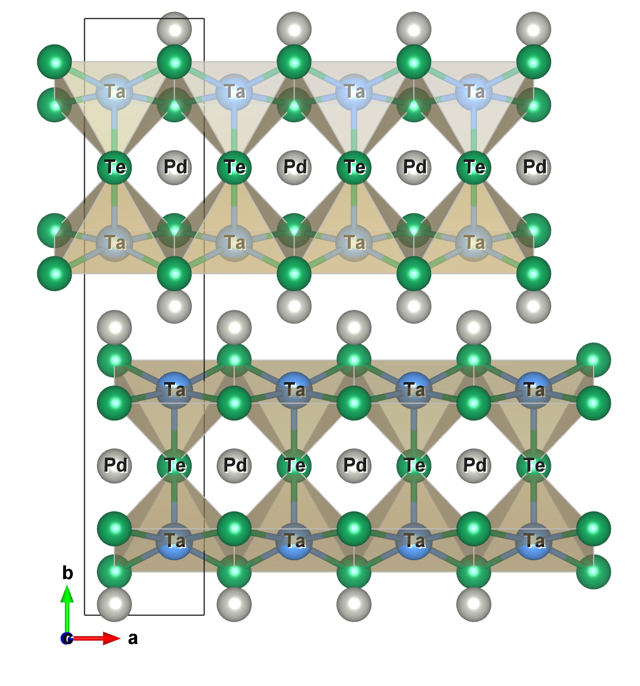
#> input picture data/images/TaPdTe5_monolayer_ab.png, 640 x 686 px
$ python combine_fig2.py
#> lines starting #> are read from the running program, lines starting #| are printed output that depends on the picture; after the words box and inside, x2 and y2 are one past the last pixel; in counts of white or black regions, pixels touching at a corner belong together
from pathlib import Path
ROOT = Path(__file__).resolve().parents[1]
"""Combine the monolayer top view (ab plane) and side view (cb plane) into Fig. 2.
b is vertical in both; the side view is scaled so the two unit-cell boxes have the same
b height (596 vs 598.5 px) and shifted so the box edges, hence the atomic rows, align."""
from PIL import Image, ImageDraw, ImageFont
import numpy as np
def load(f):
    im=Image.open(f).convert('RGBA'); bg=Image.new('RGBA',im.size,(255,255,255,255))
#> in load, im is the input picture: PIL image 640x686 RGBA; mean R, G, B, A 205.3, 214.8, 203.9, 255
#> after `bg = Image.new('RGBA', im.size, (255, 255, 255, 255))`: bg: PIL image 640x686 RGBA; every value is 255
    return Image.alpha_composite(bg,im).convert('RGB')
A=load(ROOT/'data/images/TaPdTe5_monolayer_ab.png'); B=load(ROOT/'data/images/TaPdTe5_monolayer_cb.png')
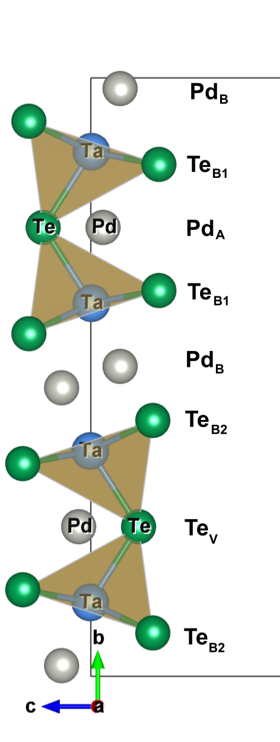
#> input picture data/images/TaPdTe5_monolayer_cb.png, 280 x 742 px
#> in load, im is the input picture: PIL image 280x742 RGBA; mean R, G, B, A 206.7, 211.1, 203.1, 235
#> in load (call 2), `bg = Image.new('RGBA', im.size, (255, 255, 255, 255))`: bg: PIL image 280x742 RGBA; every value is 255
topA,botA=18.0,614.0; topB,botB=77.5,676.0
s=(botA-topA)/(botB-topB)
B2=B.resize((round(B.width*s),round(B.height*s)),Image.LANCZOS)
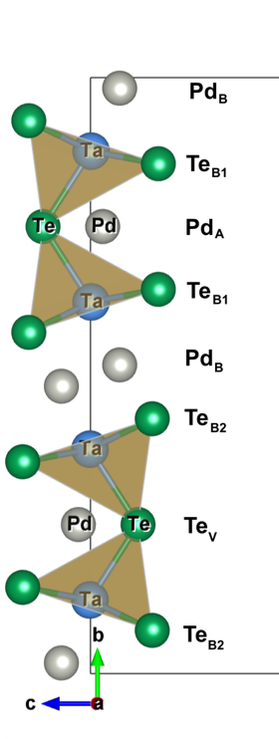
#> B2: PIL image 279x739 RGB; mean R, G, B 225.2, 229.5, 221.6
dy=round(topA-topB*s); gap=50; pad=60
top=min(0,dy); H=max(A.height,B2.height+dy)-top
#> after `H = max(A.height, B2.height + dy) - top`: H = 745
C=Image.new('RGB',(A.width+gap+B2.width,H+pad),'white')
#> C: PIL image 969x805 RGB; every value is 255
C.paste(A,(0,pad-top)); C.paste(B2,(A.width+gap,pad+dy-top))
#> after `C.paste(A, (0, pad - top))`:
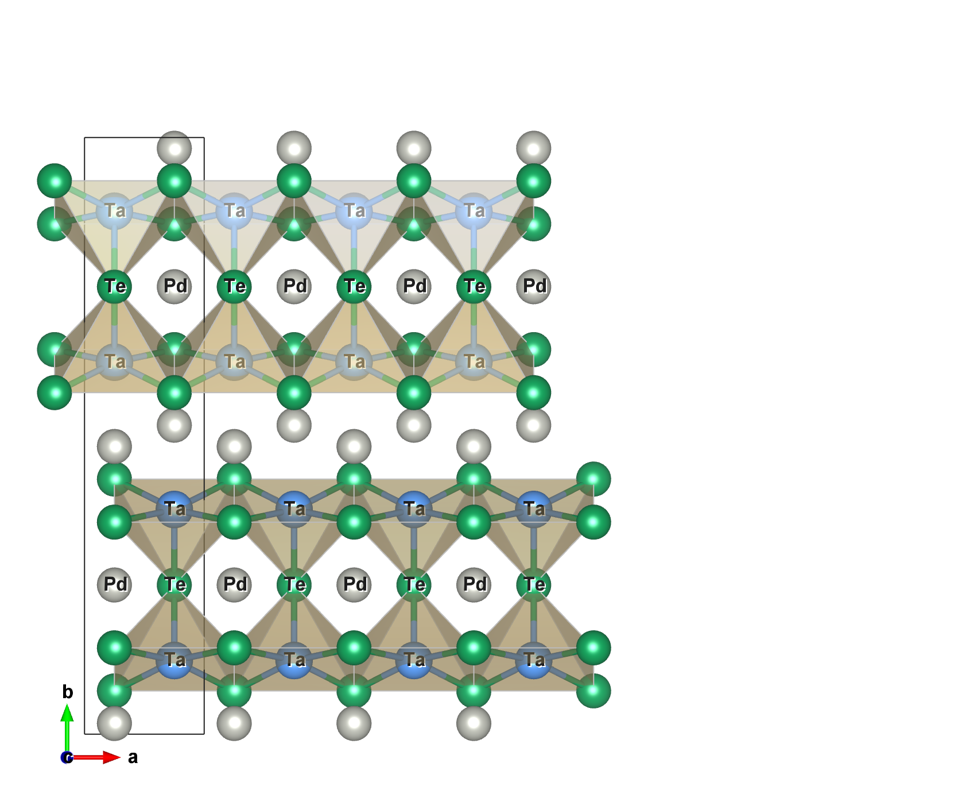
#> C: PIL image 969x805 RGB; mean R, G, B 227, 232.4, 226.2
#> after `C.paste(B2, (A.width + gap, pad + dy - top))`:
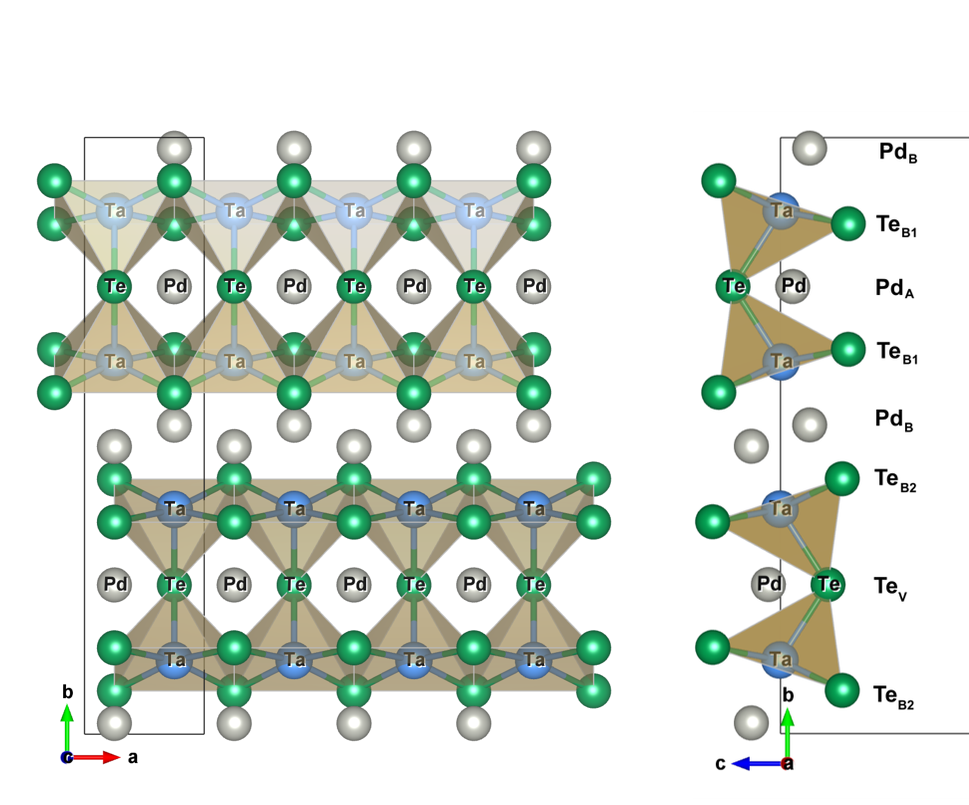
#> C: PIL image 969x805 RGB; mean R, G, B 219.2, 225.6, 217.4
d=ImageDraw.Draw(C)
try: f=ImageFont.truetype('/usr/share/fonts/truetype/crosextra/Carlito-Regular.ttf',40)
except: f=None
ly=pad-top-45; d.text((10,ly),'(a)',fill='black',font=f); d.text((A.width+gap+10,ly),'(b)',fill='black',font=f)
a=np.array(C.convert('L'))<245; ys=np.where(a.any(1))[0]; xs=np.where(a.any(0))[0]
#> after `a = np.array(C.convert('L')) < 245`:
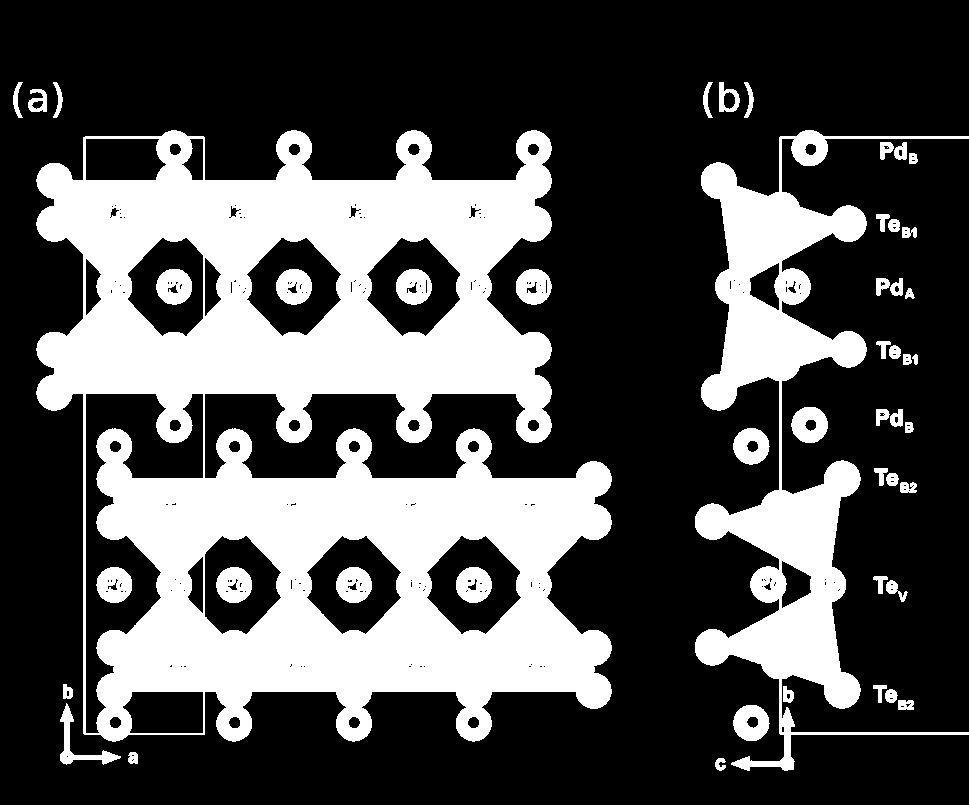
#> a: shape (805, 969) bool; 31.4% white; 48 white regions, largest, box (x1, y1, x2, y2) and area: (36, 130, 612, 742) 186573, (695, 130, 969, 771) 42238, (96, 567, 132, 603) 974
#> after `ys = np.where(a.any(1))[0]`: ys = 677 values from 82 to 770
#> after `xs = np.where(a.any(0))[0]`: xs = 868 values from 13 to 968
C=C.crop((max(xs[0]-15,0),max(ys[0]-15,0),min(xs[-1]+15,C.width),min(ys[-1]+15,C.height)))
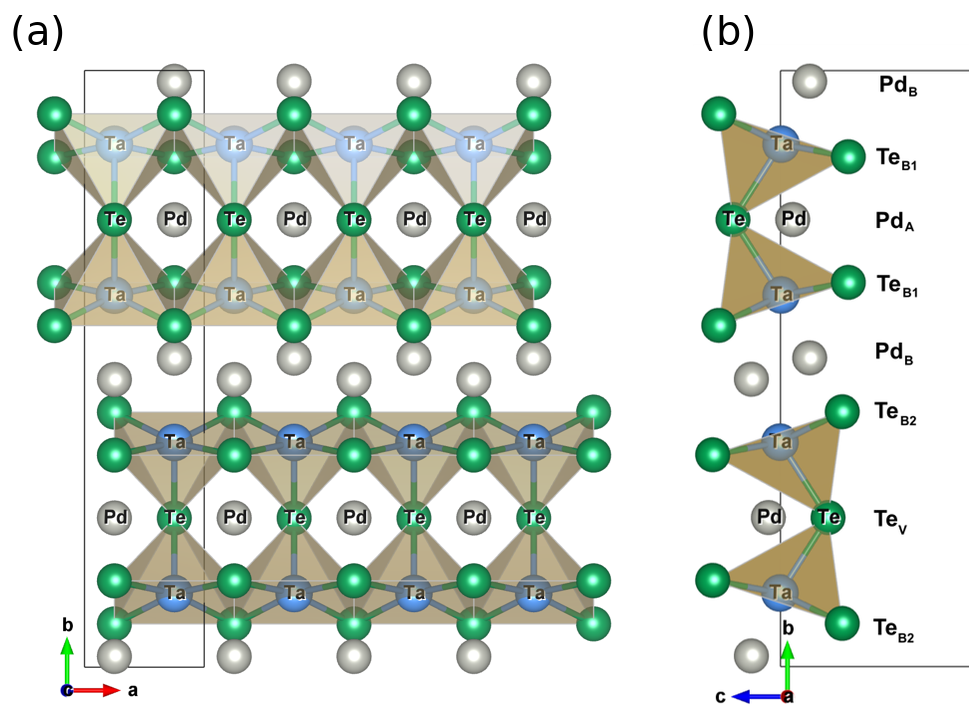
#> C: PIL image 969x718 RGB; mean R, G, B 214.5, 221.7, 212.5
C.save(ROOT/'figures/fig2_monolayer_structure.png',dpi=(300,300))
print('scale',round(s,4),'dy',dy,C.size)
#| scale 0.9958 dy -59 (969, 718)
